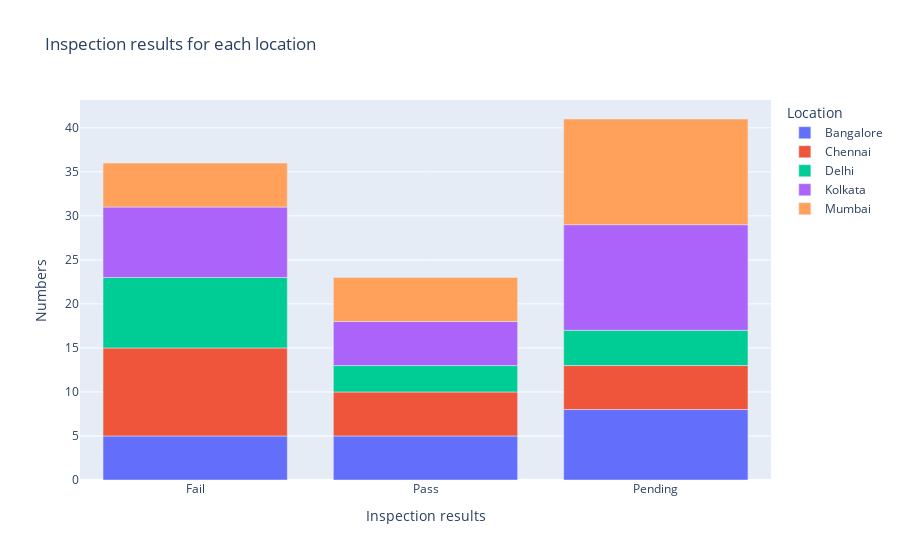

This figure's notebook cell:
### Code cell
#Inspection results for each site
data = df.groupby(['Location', 'Inspection results'])['Inspection results'].count().reset_index(name='Numbers')

fig = px.bar(data, x="Inspection results", y="Numbers", color="Location", 
             title="Inspection results for each location")
fig.show()

### Figure 1 — Plotly figure (JSON) as saved in the notebook; plotly's stock layout.template omitted (floating-point values rounded to 4 significant figures)
{"data": [{"alignmentgroup": "True", "hovertemplate": "Location=Bangalore<br>Inspection results=%{x}<br>Numbers=%{y}<extra></extra>", "legendgroup": "Bangalore", "marker": {"color": "#636efa", "pattern": {"shape": ""}}, "name": "Bangalore", "offsetgroup": "Bangalore", "orientation": "v", "showlegend": true, "textposition": "auto", "type": "bar", "x": ["Fail", "Pass", "Pending"], "xaxis": "x", "y": [5, 5, 8], "yaxis": "y"}, {"alignmentgroup": "True", "hovertemplate": "Location=Chennai<br>Inspection results=%{x}<br>Numbers=%{y}<extra></extra>", "legendgroup": "Chennai", "marker": {"color": "#EF553B", "pattern": {"shape": ""}}, "name": "Chennai", "offsetgroup": "Chennai", "orientation": "v", "showlegend": true, "textposition": "auto", "type": "bar", "x": ["Fail", "Pass", "Pending"], "xaxis": "x", "y": [10, 5, 5], "yaxis": "y"}, {"alignmentgroup": "True", "hovertemplate": "Location=Delhi<br>Inspection results=%{x}<br>Numbers=%{y}<extra></extra>", "legendgroup": "Delhi", "marker": {"color": "#00cc96", "pattern": {"shape": ""}}, "name": "Delhi", "offsetgroup": "Delhi", "orientation": "v", "showlegend": true, "textposition": "auto", "type": "bar", "x": ["Fail", "Pass", "Pending"], "xaxis": "x", "y": [8, 3, 4], "yaxis": "y"}, {"alignmentgroup": "True", "hovertemplate": "Location=Kolkata<br>Inspection results=%{x}<br>Numbers=%{y}<extra></extra>", "legendgroup": "Kolkata", "marker": {"color": "#ab63fa", "pattern": {"shape": ""}}, "name": "Kolkata", "offsetgroup": "Kolkata", "orientation": "v", "showlegend": true, "textposition": "auto", "type": "bar", "x": ["Fail", "Pass", "Pending"], "xaxis": "x", "y": [8, 5, 12], "yaxis": "y"}, {"alignmentgroup": "True", "hovertemplate": "Location=Mumbai<br>Inspection results=%{x}<br>Numbers=%{y}<extra></extra>", "legendgroup": "Mumbai", "marker": {"color": "#FFA15A", "pattern": {"shape": ""}}, "name": "Mumbai", "offsetgroup": "Mumbai", "orientation": "v", "showlegend": true, "textposition": "auto", "type": "bar", "x": ["Fail", "Pass", "Pending"], "xaxis": "x", "y": [5, 5, 12], "yaxis": "y"}], "layout": {"barmode": "relative", "legend": {"title": {"text": "Location"}, "tracegroupgap": 0}, "title": {"text": "Inspection results for each location"}, "xaxis": {"anchor": "y", "domain": [0, 1], "title": {"text": "Inspection results"}}, "yaxis": {"anchor": "x", "domain": [0, 1], "title": {"text": "Numbers"}}}}
